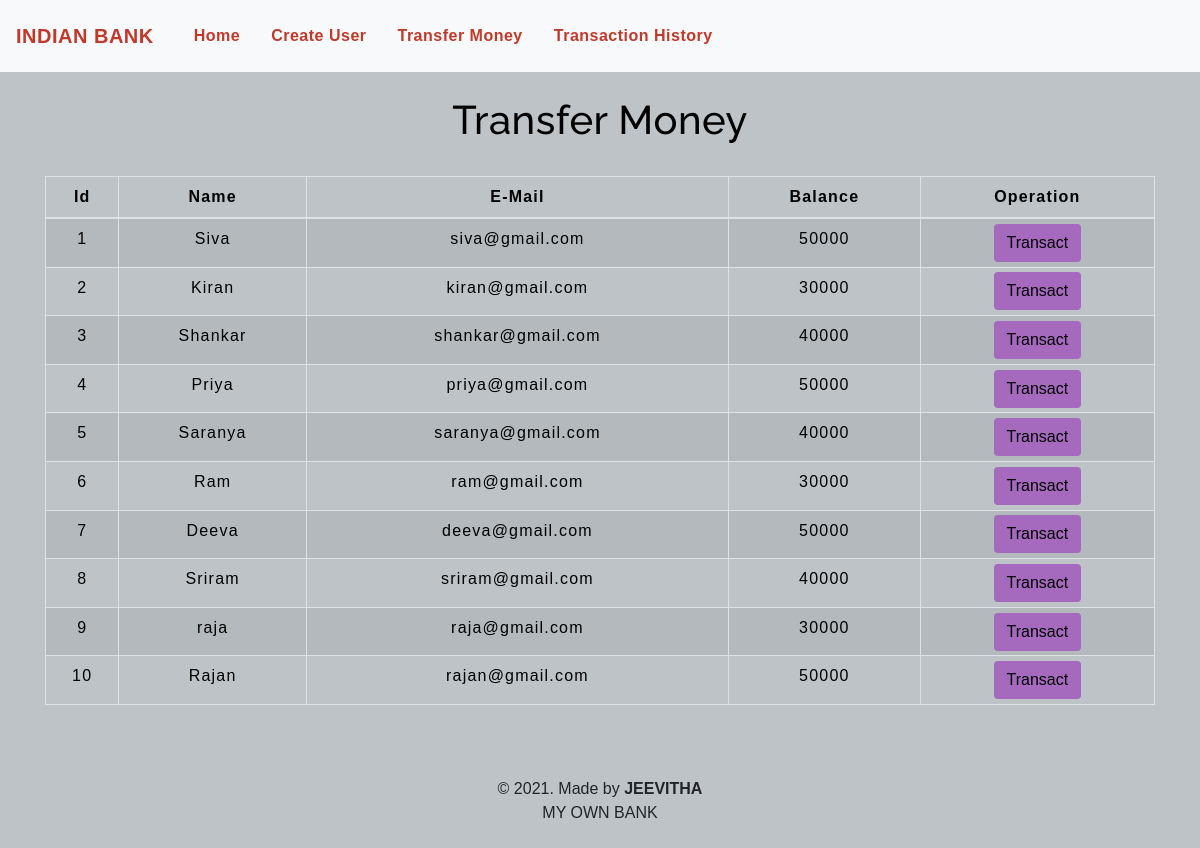
The app's page /transfermoney.php with its own data.
### tables this page shows
CREATE TABLE `users` (
  `id` int(3) NOT NULL,
  `name` text NOT NULL,
  `email` varchar(30) NOT NULL,
  `balance` int(8) NOT NULL
);

### transfermoney.php (the view, shortened to what this page needs)
<!DOCTYPE html>
<html lang="en">
<head>
    <link rel="stylesheet" href="https://maxcdn.bootstrapcdn.com/bootstrap/4.0.0/css/bootstrap.min.css">
    <link rel="stylesheet" type="text/css" href="css/table.css">
    <link rel="stylesheet" type="text/css" href="css/navbar.css">
</head>
<body style="background-color : #BDC3C7;">
<?php
    include 'configuration.php';
    $sql = "SELECT * FROM users";
    $result = mysqli_query($conn,$sql);
?>
<?php
  include 'navbar.php';
?>
<div class="container">
        <h2 class="text-center pt-4" style="color : black;">Transfer Money</h2>
        <br>
            <div class="row">
                <div class="col">
                    <div class="table-responsive-sm">
                    <table class="table table-hover table-sm table-striped table-condensed table-bordered" style="border-color:black;">
                        <thead style="color : black;">
                            <tr>
                            <th scope="col" class="text-center py-2">Id</th>
                            <th scope="col" class="text-center py-2">Name</th>
                            <th scope="col" class="text-center py-2">E-Mail</th>
                            <th scope="col" class="text-center py-2">Balance</th>
                            <th scope="col" class="text-center py-2">Operation</th>
                            </tr>
                        </thead>
                        <tbody>
                        <?php
                    while($rows=mysqli_fetch_assoc($result)){
                ?>
                    <tr style="color : black;">
                        <td class="py-2"><?php echo $rows['id'] ?></td>
                        <td class="py-2"><?php echo $rows['name']?></td>
                        <td class="py-2"><?php echo $rows['email']?></td>
                        <td class="py-2"><?php echo $rows['balance']?></td>
                        <td><a href="selecteduserdetail.php?id= <?php echo $rows['id'] ;?>"> <button type="button" class="btn" style="background-color : #A569BD;">Transact</button></a></td>
                    </tr>
                <?php
                    }
                ?>
                        </tbody>
                    </table>
                    </div>
                </div>
            </div>
         </div>
         <footer class="text-center mt-5 py-2">
            <p>&copy 2021. Made by <b>JEEVITHA</b> <br> MY OWN BANK</p>
        </footer>
</body>
</html>

### navbar.php (shortened to what this page needs)
<nav class="navbar navbar-expand-md navbar-light bg-light">
      <a class="navbar-brand" href="index.php" style="color : #C0392B;"><b>INDIAN BANK</b></a>
      <div class="collapse navbar -collapse" id="collapsiblenavbar">
            <ul class="navbar-nav ml-auto">
              <li class="nav-item">
                <a class="nav-link" href="index.php" style="color : #C0392B;"><b>Home</b></a>
              </li>
              <li class="nav-item">
                <a class="nav-link" href="createuser.php" style="color : #C0392B;"><b>Create User</b></a>
              </li>
              <li class="nav-item">
                <a class="nav-link" href="transfermoney.php" style="color : #C0392B;"><b>Transfer Money</b></a>
              </li>
              <li class="nav-item">
                <a class="nav-link" href="transactionhistory.php" style="color : #C0392B;"><b>Transaction History</b></a>
              </li>
          </div>
</nav>

### table.css (style rules this page uses)
* { padding: 0; margin: 0; box-sizing: border-box; font-family: sans-serif; }
h2 { font-size: 40px; }
table { letter-spacing: 1.2px; }
td { text-align: center; }
button { border:none; background: #d9d9d9; transition: 1s; }

### navbar.css (style rules this page uses)
.nav-link { margin-right: 15px; color:#2F363F; letter-spacing: 0.5px; transition: 0.5s; }
.navbar-brand { color: #4C4B4B; letter-spacing: 0.5px; }
h2 { color: #4C4B4B; letter-spacing: 0.5px; font-family: raleway; }

### transfermoney.php (style rules this page uses)
button { transition: 1.5s; }

### records on screen
users: id "1", name "Siva", email "siva@gmail.com", balance "50000"
users: id "2", name "Kiran", email "kiran@gmail.com", balance "30000"
users: id "3", name "Shankar", email "shankar@gmail.com", balance "40000"
users: id "4", name "Priya", email "priya@gmail.com", balance "50000"
users: id "5", name "Saranya", email "saranya@gmail.com", balance "40000"
users: id "6", name "Ram", email "ram@gmail.com", balance "30000"
users: id "7", name "Deeva", email "deeva@gmail.com", balance "50000"
users: id "8", name "Sriram", email "sriram@gmail.com", balance "40000"
users: id "9", name "raja", email "raja@gmail.com", balance "30000"
users: id "10", name "Rajan", email "rajan@gmail.com", balance "50000"
